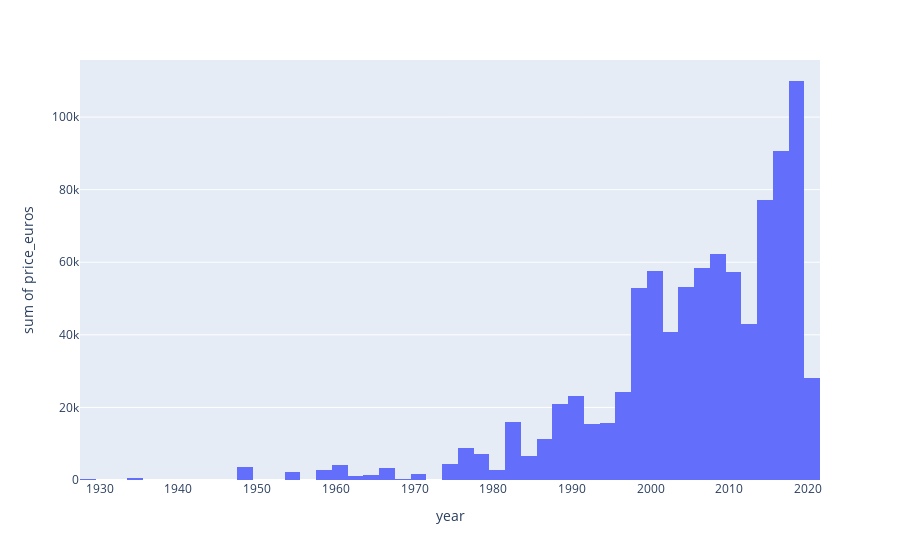

This figure's notebook cell:
### Markdown cell above
Let's plot the price distribution of Cabernet Sauvignon

### Code cell
import plotly.express as px

fig = px.histogram(wines_df, x = "year", y = "price_euros")
fig.show()

### Figure 1 — Plotly figure (JSON) as saved in the notebook; plotly's stock layout.template omitted (floating-point values rounded to 4 significant figures; data arrays with more than 128 entries replaced by an {"elided": "..."} marker saying what was removed)
{"data": [{"alignmentgroup": "True", "bingroup": "x", "histfunc": "sum", "hovertemplate": "year=%{x}<br>sum of price_euros=%{y}<extra></extra>", "legendgroup": "", "marker": {"color": "#636efa", "pattern": {"shape": ""}}, "name": "", "offsetgroup": "", "orientation": "v", "showlegend": false, "type": "histogram", "x": {"elided": "1485 mixed values"}, "xaxis": "x", "y": {"elided": "1485 float values"}, "yaxis": "y"}], "layout": {"barmode": "relative", "legend": {"tracegroupgap": 0}, "margin": {"t": 60}, "xaxis": {"anchor": "y", "domain": [0, 1], "title": {"text": "year"}}, "yaxis": {"anchor": "x", "domain": [0, 1], "title": {"text": "sum of price_euros"}}}}
